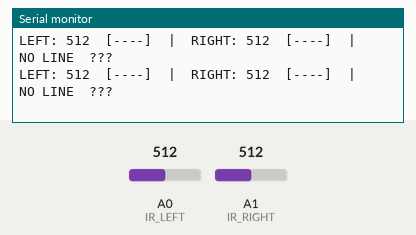
The sketch below on a simulated Arduino Uno, built with avr-gcc and run on an emulated ATmega328P. On the bench: the last lines printed to the serial monitor. Inputs (shaded band) come from the test bench; at power-on: A0 (IR_LEFT) = 512, A1 (IR_RIGHT) = 512.

Above: at 3.2 s.
3.3 s: A0 (IR_LEFT) set to 486
At 3.57 s:
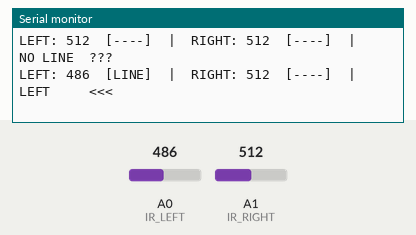
5.3 s: A1 (IR_RIGHT) set to 481
At 5.58 s:
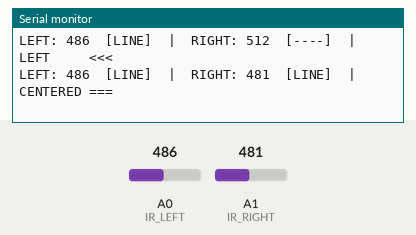

Measured:
- the behaviour switches between 500 and 499 on A0 (IR_LEFT) (found by bisection; images 0 and 1)
- the behaviour switches between 500 and 499 on A1 (IR_RIGHT) (found by bisection; images 1 and 2)
- after the input at 3.3 s, the serial monitor: prints a new line after 0.12 s (image 1)
- after the input at 5.3 s, the serial monitor: prints a new line after 0.13 s (image 2)

The sketch:

test_ir_sensors.ino
```cpp
/*
 * IR Sensor Test Sketch
 * Tests IR sensors for line detection
 */

#define IR_LEFT   A0
#define IR_RIGHT  A1
#define IR_THRESHOLD  500  // Update after calibration

void setup() {
  Serial.begin(9600);
  Serial.println("=== IR Sensor Test ===");
  Serial.println("Place sensors over black line to test detection\n");

  pinMode(IR_LEFT, INPUT);
  pinMode(IR_RIGHT, INPUT);

  delay(2000);
}

void loop() {
  int leftValue = analogRead(IR_LEFT);
  int rightValue = analogRead(IR_RIGHT);

  // Print raw values
  Serial.print("LEFT: ");
  Serial.print(leftValue);
  Serial.print("\t");

  // Show left sensor status
  if (leftValue < IR_THRESHOLD) {
    Serial.print("[LINE]");
  } else {
    Serial.print("[----]");
  }

  Serial.print("\t|\t");

  Serial.print("RIGHT: ");
  Serial.print(rightValue);
  Serial.print("\t");

  // Show right sensor status
  if (rightValue < IR_THRESHOLD) {
    Serial.print("[LINE]");
  } else {
    Serial.print("[----]");
  }

  Serial.print("\t|\t");

  // Determine line position
  String position = getLinePosition(leftValue, rightValue);
  Serial.println(position);

  delay(200);
}

String getLinePosition(int left, int right) {
  bool leftOnLine = (left < IR_THRESHOLD);
  bool rightOnLine = (right < IR_THRESHOLD);

  if (leftOnLine && rightOnLine) {
    return "CENTERED ===";
  } else if (leftOnLine && !rightOnLine) {
    return "LEFT     <<<";
  } else if (!leftOnLine && rightOnLine) {
    return "RIGHT    >>>";
  } else {
    return "NO LINE  ???";
  }
}

/*
 * EXPECTED BEHAVIOR:
 *
 * Robot over BLACK line:
 * - LEFT: [LINE] RIGHT: [LINE] CENTERED
 *
 * Line under left sensor only:
 * - LEFT: [LINE] RIGHT: [----] LEFT
 *
 * Line under right sensor only:
 * - LEFT: [----] RIGHT: [LINE] RIGHT
 *
 * Robot over WHITE surface:
 * - LEFT: [----] RIGHT: [----] NO LINE
 *
 * TROUBLESHOOTING:
 *
 * - Both always show [LINE]:
 *   → Threshold too high, decrease IR_THRESHOLD
 *   → Check ambient light (too dark)
 *
 * - Both always show [----]:
 *   → Threshold too low, increase IR_THRESHOLD
 *   → Check sensor height (should be 5-15mm)
 *
 * - Inconsistent readings:
 *   → Sensor too far from surface
 *   → Loose connections
 *   → Re-calibrate sensors
 */
```
